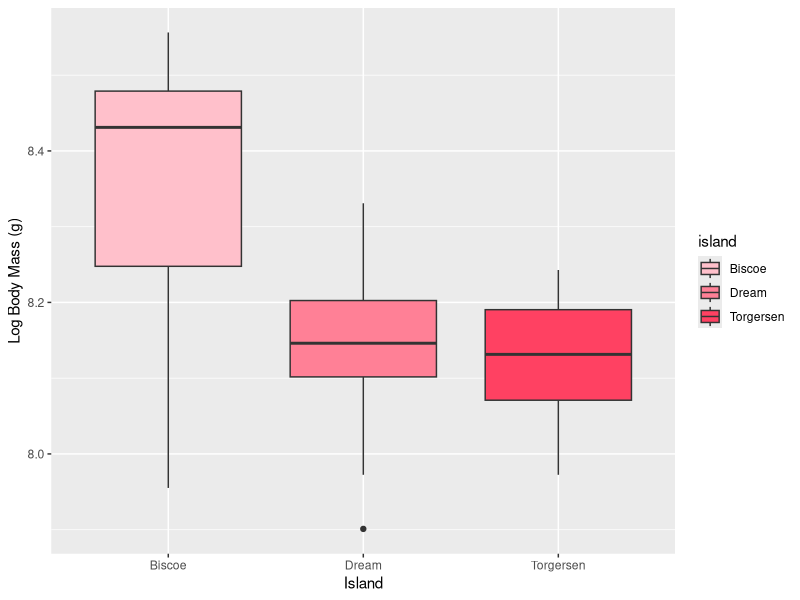
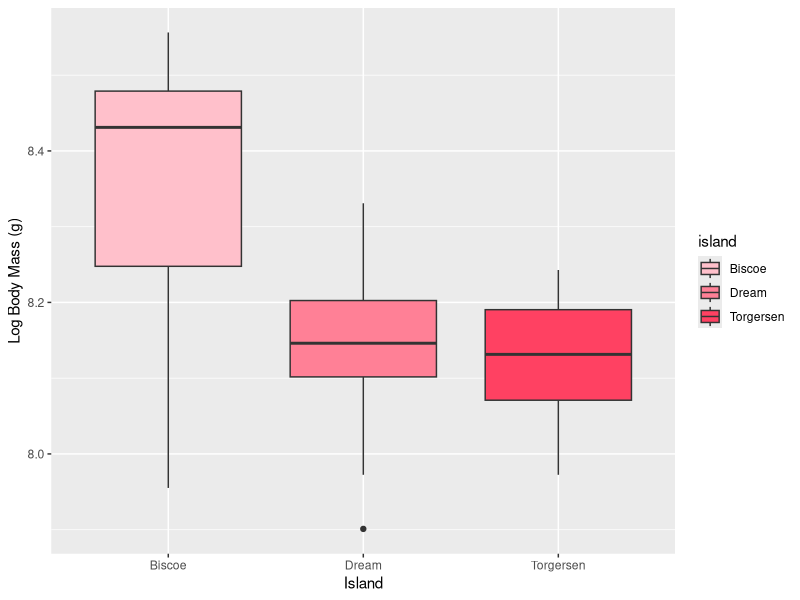

The R script that drew these images, in order:
##This is code for Week 4 homework
##by: Solimar Carrasquillo Ho
##created: 2024-09-17
##last modified: 2024-09-17

#load libraries

library(palmerpenguins)
library(tidyverse)
library(here)
library(praise)
library(ggplot2)

#data analysis

#1. calculate the mean and variance of body mass by species, island, 
#and sex without any NAs

penguins %>%
  drop_na(island, sex, species)%>%
  group_by(island, sex, species) %>%
  summarise(mean_body = mean(body_mass_g, na.rm = TRUE),
  variance_body = var(body_mass_g, na.rm = TRUE))



#2. filter out male penguins, calculate log body mass, 
#select only the columns for species, island, sex and log body mass
#use data to make any plot 

gurl_penguins <- penguins %>%
  filter(sex != "male") %>%
  mutate(log_mass = log(body_mass_g)) %>%
  select(c(species, island, sex, log_mass))

#view the dataframe
view(gurl_penguins)

#create a graph w/ ggplot w/ hello kitty theme
ggplot(gurl_penguins, 
       mapping = aes(x = island, y = log_mass, fill = island)) +
         geom_boxplot() +
  labs(x = "Island", y = "Log Body Mass (g)") + 
  scale_fill_manual(values = c("#FFC0CB", "#FF8096", "#FF4162" ))
  theme_bw() 

#adding pink colors text
  ggplot(gurl_penguins, 
         mapping = aes(x = island, y = log_mass, fill = island)) +
    geom_boxplot() +
    labs(x = "Island", y = "Log Body Mass (g)") + 
    scale_fill_manual(values = c("#FFC0CB", "#FF8096", "#FF4162" ))
  theme_bw() 


  
